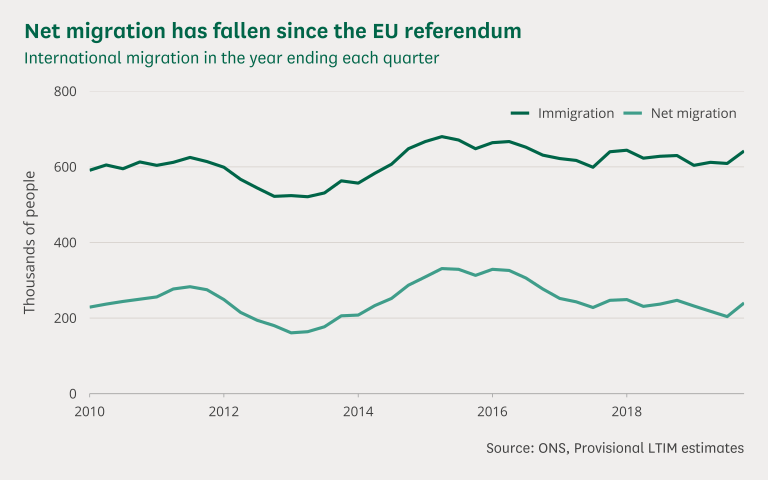

Write the R code that produced this figure.
# This is an example of how to make a line chart using the clcharts package.
#
# This script is self-contained: running it will create a PNG and an SVG of the
# example chart in the same directory. To run the script will need to ensure:
#
# 1. You have installed all of the packages that the script imports
# 2. You have the theme fonts set up on your computer
# 3. You have the dataset "line-chart.csv" in the same directory
#
# See the readme on GitHub to find out how to install the package and setup
# the fonts.
#
# To run the script, type the following code in your R console:
#
# source("line-chart.R")

# Imports ---------------------------------------------------------------------

library(tidyverse)
library(clcharts)

# Read in and prepare the data ------------------------------------------------

# Load the data from the csv as a dataframe
df <- read_csv("line-chart.csv")

# Create the plot -------------------------------------------------------------

# Use ggplot to create a plot with data and mappings
plot <- ggplot(
        data = df,
        mapping = aes(x = quarter, y = estimate, color = flow)) +
    # Add a line geometry to draw lines: use size = 1.1 to match house style
    geom_line(size = 1.1) +
    # Set labels for the axes, legend, and caption: DON'T set titles here
    labs(
        color = NULL,
        x = NULL,
        y = "Thousands of people",
        caption = "Source: ONS, Provisional LTIM estimates") +
    # Configure the the x and y axes: we set the y axis breaks and limits
    scale_x_date(
        expand = c(0, 0)) +
    scale_y_continuous(
        breaks = seq(0, 800, 200),
        limits = c(0, 800),
        expand = c(0, 0)) +
    # Add the Commons Library theme: bottom axis and horizontal gridlines
    theme_commonslib(
        axes = "b",
        grid = "h") +
    # Use scale_color_manual and commonslib_color to set colors for each lines
    scale_color_manual(values = c(
        "Immigration" = commonslib_color("commons_green"),
        "Net migration" = commonslib_color("ocean_green"))) +
    # Here we use a theme customisation to overlay the legend on the plot area:
    # We could have used legend_position = "top-right" in theme_commonslib
    # to put the legend at the top-right above the plot area
    theme(
        legend.position = c(1, 0.99),
        legend.justification = c(1, 1),
        legend.direction = "horizontal")

# After creating the plot, add a title and subtitle with add_commonslib_titles
plot <- add_commonslib_titles(
    plot,
    title = "Net migration has fallen since the EU referendum",
    subtitle = "International migration in the year ending each quarter")

# Save the plot in different formats ------------------------------------------

# Save a high resolution export of the plot as a png
save_png(
    "line-chart.png",
    plot = plot,
    width = 8,
    height = 5)

# Save an editable verson of the plot as an svg
save_svg(
    "line-chart.svg",
    plot = plot,
    width = 8,
    height = 5)
